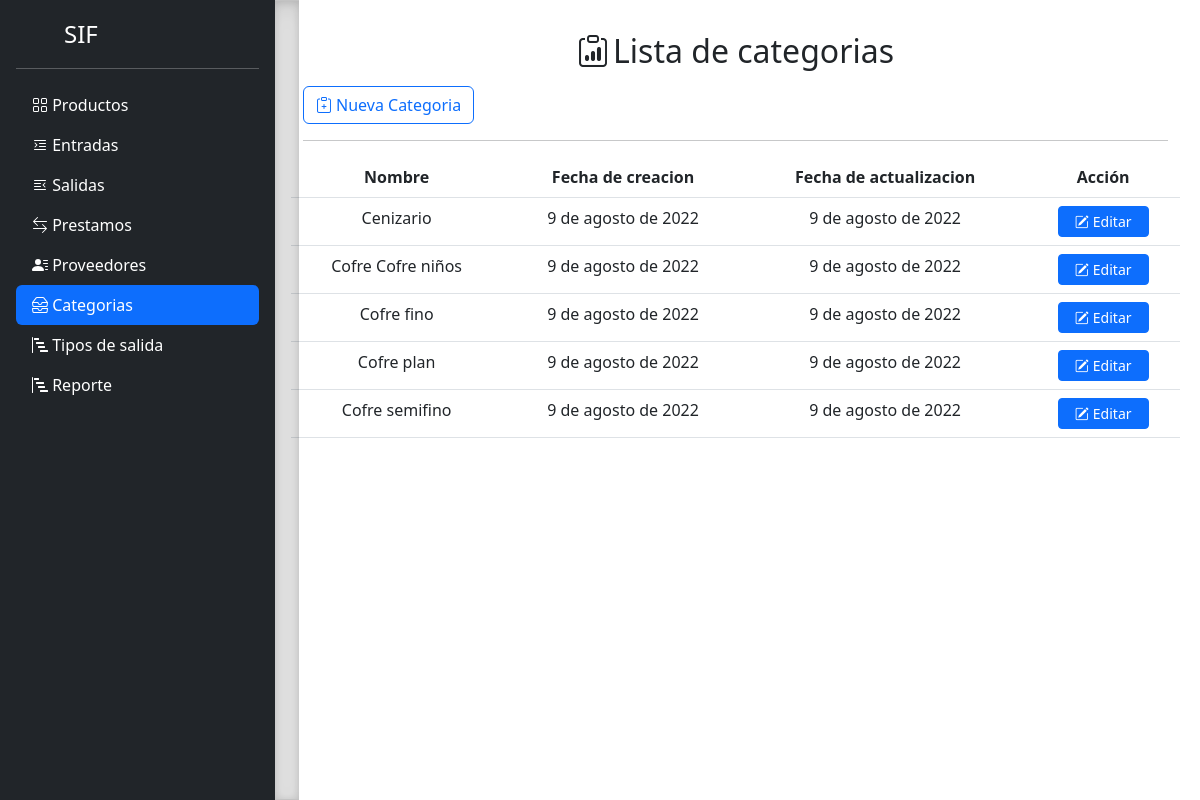
Screenshot of /product/category-list with the database file from the repository.
### product/models.py (models this page shows, shortened)
class CategoryProduct(BaseModel):
    name = models.CharField(max_length= 100)
    class Meta:
        ordering = ['name']
        verbose_name = "Categoria de productos"
        verbose_name_plural = "Categorias de productos"

### product/views/category_views.py (the view)
# urls.py: path('category-list',CategoryListView.as_view(), name = 'category_list'),
class CategoryListView(ListView):
	model = CategoryProduct
	template_name = 'category_product/category_list.html'
	def get_context_data(self, **kwargs):
		context = super().get_context_data(**kwargs)
		context['form'] = CategoryForm
		return context

### product/templates/category_product/category_list.html (shortened to what this page needs)
{% extends 'core/base.html' %}
{% load static %}
{% block content %}
<h2 class="d-flex justify-content-center pb-2"><i class="bi bi-clipboard-data pe-1"></i> Lista de categorias </h2>
<div class="row">
	<div class="d-grid gap-2 col d-md-flex">
		<button type="button" class="btn btn-outline-primary d-inline-flex" onclick='limpiar_formulario()'>
			<i class="bi bi-clipboard-plus pe-1"></i> Nueva Categoria
		</button>
	</div>
</div>
<hr>
<div class="row">
	<table class="table table-hover ">
		<thead>
			<tr class="text-center">
				<th scope="col">Nombre</th>
				<th scope="col">Fecha de creacion</th>
				<th scope="col">Fecha de actualizacion</th>
				<th scope="col">Acción</th>
			</tr>
		</thead>
		<tbody id="lista_categorias" class='text-center'>
			{%for category in object_list%}
			<tr id='row_{{category.id}}'>
				<td id='td_nombre_{{category.id}}'>{{category.name}}</td>
				<td>{{category.created_date}}</td>
				<td id='td_updated_{{category.id}}'>{{category.modified_date}}</td>
				<td>
					<button type="button" class="btn btn-primary btn-sm d-inline-flex  px-3"
						onclick='obtener_datos_categoria({{category.id}})'>
						<i class="bi bi-pencil-square pe-1"></i> Editar
					</button>
				</td>
			</tr>
			{%endfor%}
		</tbody>
	</table>
</div>
{% endblock content %}

### core/static/css/style.css (style rules this page uses)
.bi { vertical-align: -.125em; fill: currentColor; }
body { min-height: 100vh; min-height: -webkit-fill-available; }
html { height: -webkit-fill-available; }

### rows the page displays
CategoryProduct: name "Cenizario", created_date "9 de agosto de 2022", modified_date "9 de agosto de 2022"
CategoryProduct: name "Cofre Cofre niños", created_date "9 de agosto de 2022", modified_date "9 de agosto de 2022"
CategoryProduct: name "Cofre fino", created_date "9 de agosto de 2022", modified_date "9 de agosto de 2022"
CategoryProduct: name "Cofre plan", created_date "9 de agosto de 2022", modified_date "9 de agosto de 2022"
CategoryProduct: name "Cofre semifino", created_date "9 de agosto de 2022", modified_date "9 de agosto de 2022"
